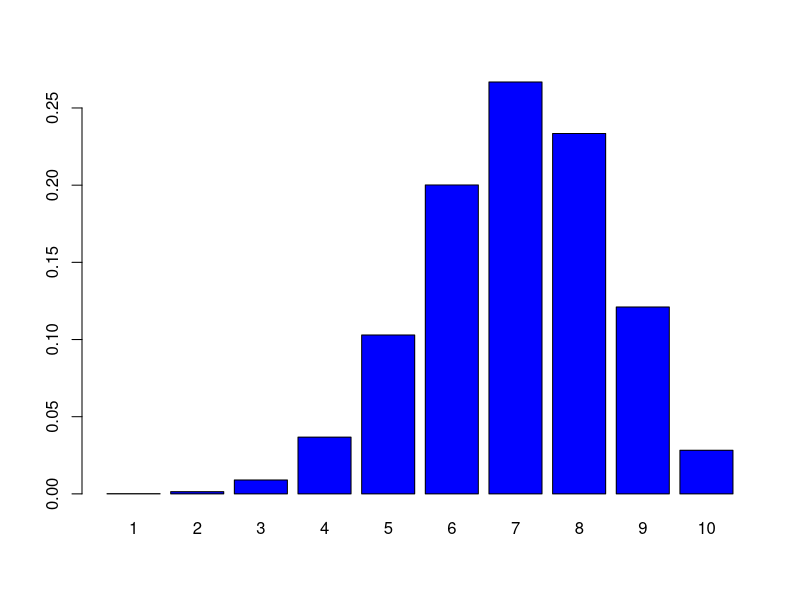

This figure's R source:
# Exercise 2.02
n <- 10
p <- 0.7
x <- 6
# i
# a
factorial(n) / factorial(n-x) / factorial(x) * p**x *  (1-p)**(n-x)
# b
choose(n, x)* p**x *  (1-p)**(n-x)
# c
dbinom(x, n, p)
# ii
# a
pbinom(8, n, p, lower=FALSE)
# b
pbinom(4, n, p)
# iii
x <- 1:10
barplot(dbinom(x, n, p), names=x, col="blue")
# iv
print("7 is the modal number of survivors")
# v
sum(dbinom(x, n, p)*x)
